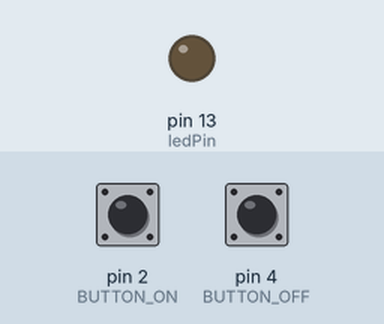
Recording of a sketch running on a simulated Arduino Uno, built with avr-gcc and run on an emulated ATmega328P. Shown: output pins drawn as LEDs (lit = HIGH). The test bench sets the inputs (shaded band); at power-on: pin 2 (BUTTON_ON) LOW, pin 4 (BUTTON_OFF) LOW. What the sketch prints to the serial monitor is not drawn.

Above: at 1.2 s.
1.3 s: pin 2 (BUTTON_ON) pulled HIGH for 0.15 s
At 2.5 s:
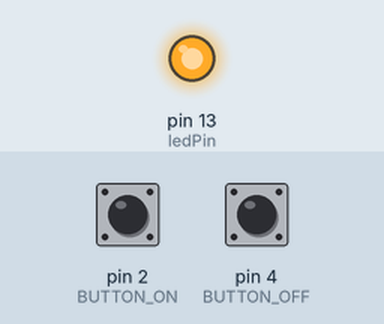
2.9 s: pin 4 (BUTTON_OFF) pulled HIGH for 0.15 s
4.5 s: pin 4 (BUTTON_OFF) driven HIGH
7.5 s: pin 2 (BUTTON_ON) pulled HIGH for 0.15 s
10.6 s: pin 2 (BUTTON_ON) pulsed HIGH 2 times (0.12 s each, 0.3 s apart)
Timing chart, 0 to 13.6 s (numbered marks = the images above; inputs shaded):
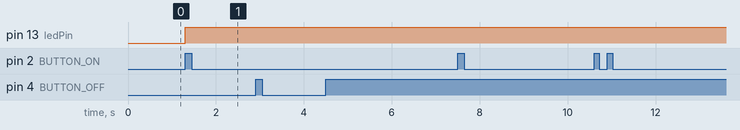

The sketch:

encenderLedButton.ino
```cpp
int BUTTON_ON = 2;
int BUTTON_OFF = 4;
int ledPin = 13;

/* keyboard report buffer */
uint8_t buf[8] = { 0 };

void setup()
{
  Serial.begin(9600);
  pinMode(ledPin, OUTPUT);
  pinMode(BUTTON_ON, INPUT);
  pinMode(BUTTON_OFF, INPUT);

  digitalWrite(13,LOW);

  //delay(200);
}

void send_key ( char * ch ) {

  buf[2] = *ch - 'a' + 4;

  // for debugging purposes
  // Serial.println(buf[2]);

  Serial.write(buf, 8);	// Send keypress
  buf[0] = 0;
  buf[2] = 0;
  Serial.write(buf, 8);	// Release key
}


void loop()
{
  if ( digitalRead(BUTTON_ON) == HIGH ) {
     digitalWrite(13,HIGH);
     //Serial.print("1");
  }
  else if (digitalRead(BUTTON_OFF) == HIGH)
  {
      int state = digitalRead(13);
      if(state == 1){
        Serial.println("1");
        send_key("1");
      }
      else{
        Serial.println("0");
        send_key("0");
      }
  }

}
```

Measured:
- after the input at 1.3 s, pin 13 (ledPin): LOW → HIGH at once
- after the input at 2.9 s, every drawn part: stays the same
- after the input at 4.5 s, every drawn part: stays the same
- after the input at 7.5 s, every drawn part: stays the same
- after the input at 10.6 s, every drawn part: stays the same
